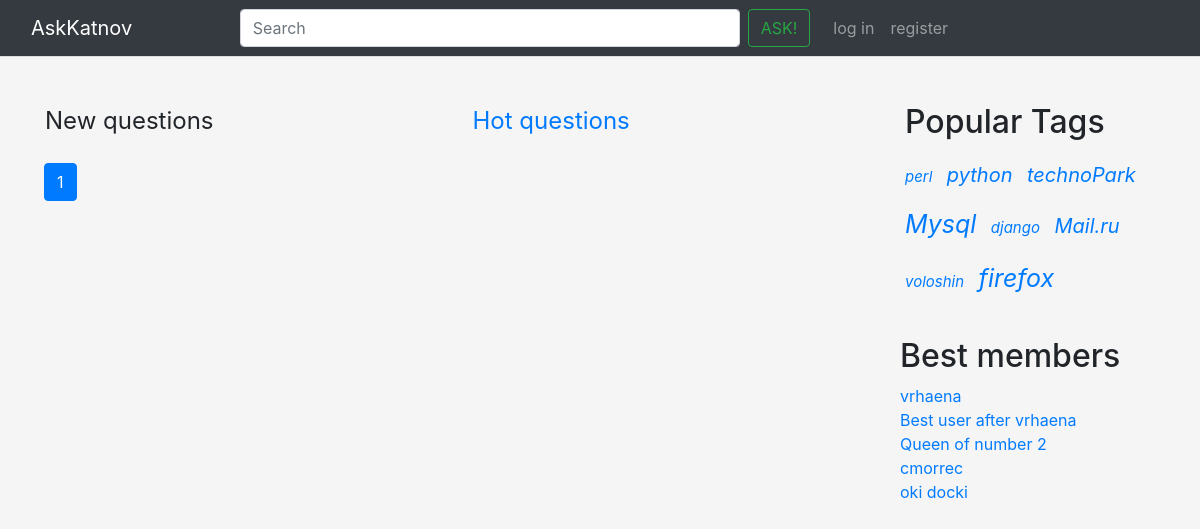
The app's page /, older data.
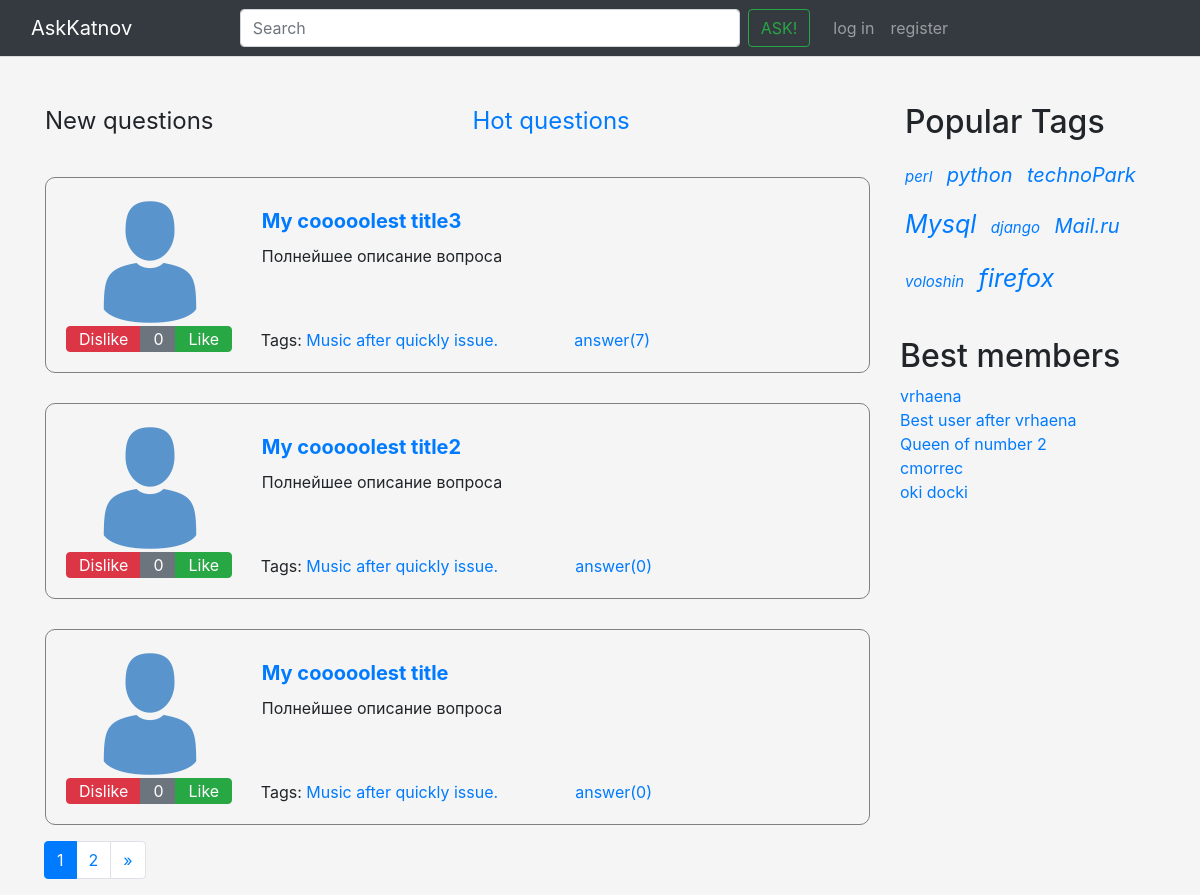
The same page, newer data.
### app/models.py (models this page shows, shortened)
class Question(models.Model):
    author = models.ForeignKey(UserProfile, on_delete=models.CASCADE)
    title = models.CharField(max_length=120, verbose_name=u"Заголовок вопроса", unique="True")
    text = models.TextField(verbose_name=u"Полное описание вопроса")
    create_date = models.DateTimeField(default=datetime.now, verbose_name=u"Время создания вопроса")
    rating = models.IntegerField(default = 0, blank = True, verbose_name = 'Рейтинг')
    is_active = models.BooleanField(default=True, verbose_name=u"Доступность вопроса")
    tags = models.ManyToManyField(Tag, blank=True)
    objects = QuestionManager()
    like = GenericRelation(LikeQuestion, related_query_name='Question')
    unique_together = [['like', 'user']]
    class Meta:
        ordering = ['-create_date']
    def like(self):
        like = LikeQuestion.objects.filter(question = self, is_like = True).count()
        print('like', like)
        dislike = LikeQuestion.objects.filter(question = self, is_like = False).count()
        return like - dislike
    def answer(self):
        return Answer.objects.filter(question = self).count()

class UserProfile(AbstractUser):
    avatar = models.ImageField(upload_to='avatar/%Y/%m/%d/',
                                default = 'profile.png',
                                blank = True,
                                verbose_name='Аватарка')
    email = models.EmailField(verbose_name = 'E-mail', default = 'default@def.com', blank = True)
    class Meta:
        verbose_name = 'Профиль'

class Tag(models.Model):
    title = models.CharField(max_length=120, verbose_name=u"Заголовок ярлыка", unique="True")
    count = models.IntegerField(verbose_name="Число упоминаний", default=0)
    objects = TagManager()
    def __str__(self):
        return self.title

### app/views.py (the view)
# urls.py: path('', views.index, name=''),
def index(request):
    questions_ = models.Question.objects.all()
    questionsPage, page = paginate(questions_, request)
    return render(request, 'index.html', {
        'page': page,
        'questions': questionsPage,
    })

### app/views.py (called while the page is built)
def right_block(request):
    return {'bestMembers': bestMembers,
            'popularTags': popularTags,}

def is_login(request):
    return {'userName': userName,
        'isLogin': isLogin,}

def paginate(objects_list, request, per_page=3):
    page_number = request.GET.get('page')
    if (page_number == None):
        page_number = 1
    paginator = Paginator(objects_list, per_page)
    if (paginator.num_pages == 0):
        return None, None
    try:
        page = paginator.page(page_number)
    except EmptyPage:
        page = paginator.page(paginator.num_pages)
    return page.object_list, page

### templates/index.html (shortened to what this page needs)
{% extends 'include/base.html' %}
{% load static %}
{% load my_filter %}
{% block content %}
<div class="row">
  <div class="col">
    <legend>New questions</legend>
  </div>
  <div class="col">
    <legend><a href="{% url 'hot' %}">Hot questions</a></legend>
  </div>
</div>
  {% for question in questions.all %}
    {% include 'include/question.html' %}
  {% endfor %}
  {% include 'include/pagination.html' %}
{% endblock content %}

### templates/include/question.html
{% load static %}
<div class="container parent">
  <div class="row question-box">
    <div class="col-3">
      <div class="row">
        <img class="question-img" src="{{ question.author.avatar.url }}"></img>
      </div>
      <div class="row">
        <div class="btn-group box-qst" role="group" aria-label="Basic example">
          <button type="button" class="btn btn-danger js-vote" style="padding-top: 0px; padding-bottom: 0px;" data-action="dislike" data-qid="{{ question.pk }}">Dislike</button>
          <button type="button" class="btn btn-secondary js-rating" style="padding-top: 0px; padding-bottom: 0px;" id="like-question-rating-{{ question.pk }}">{{ question.like }}  </button>
          <button type="button" class="btn btn-success js-vote" style="padding-top: 0px; padding-bottom: 0px;" data-action="like" data-qid="{{ question.pk }}">Like</button>
        </div>
      </div>
    </div>
    <div class="col-9">
      <div class="row">
        <div class="question-title">
          <a class="nav-link" href="{% url 'question' question.id %}">
            {{ question.title }}
          </a>
        </div>
      </div>
      <div class="row">
        <div class="question-text">{{ question.text }}</div>
      </div>
      <div class="row child">
        <div class="col-10">
          <div class="question-tags">
            Tags: {% for tag in question.tags.all %}
                    <a href="{% url 'tag' tag %}">{{ tag }} </a>
                  {% endfor %}
          </div>
        </div>
        <div class="col-2">
          <a href="{% url 'question' question.id %}">answer({{ question.answer }})</a>
        </div>
      </div>
    </div>
  </div>
</div>

Row changes from the older to the newer data that the page shows:
added Question: author.avatar (placeholder picture), like "0", title "My cooooolest title3", text "Полнейшее описание вопроса", answer "7"
added Tag: title "Music after quickly issue."
added Question: author.avatar (placeholder picture), like "0", title "My cooooolest title2", text "Полнейшее описание вопроса", answer "0"
added Question: author.avatar (placeholder picture), like "0", title "My cooooolest title", text "Полнейшее описание вопроса", answer "0"
Text that changed along with them:
{{ page.next_page_number }}: (not shown) → "2"
